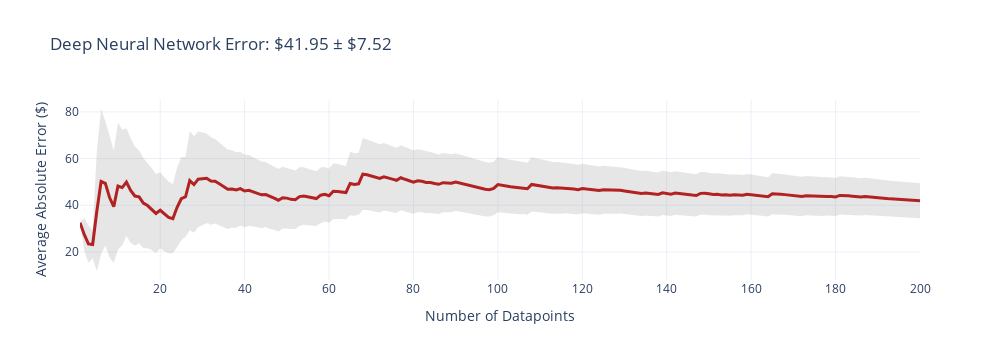
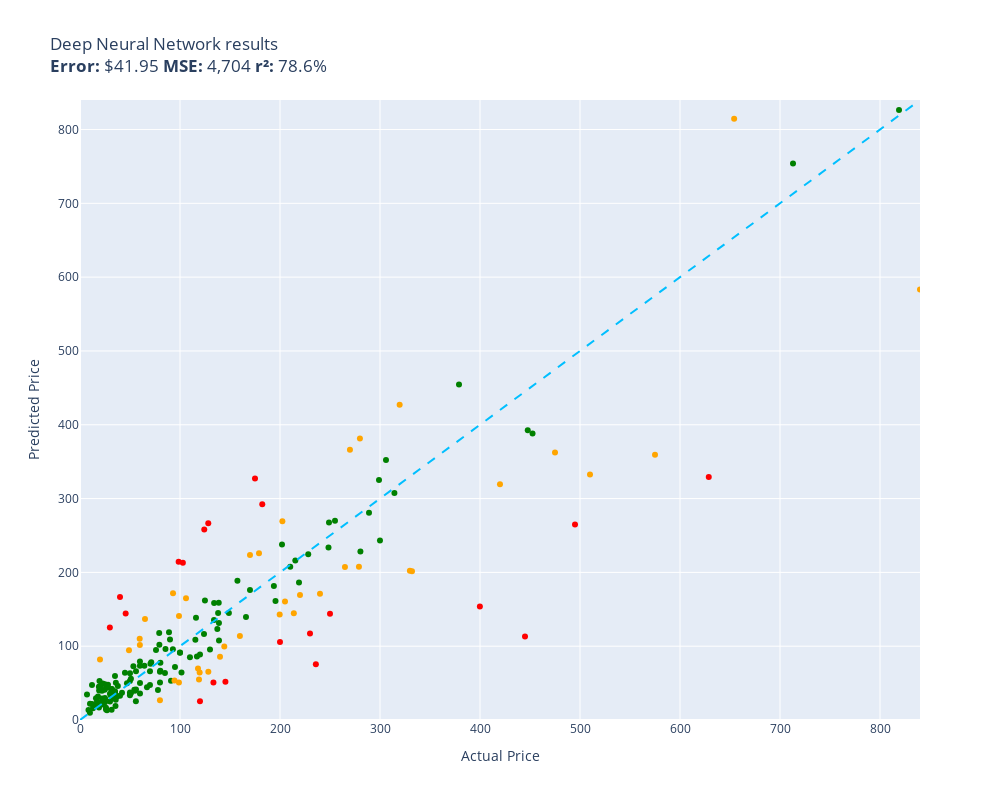

Write notebook code for charts like these, in order.
### Code cell
def deep_neural_network(item):
    return runner.inference(item)

evaluate(deep_neural_network, test)

### Figure 1 — Plotly figure (JSON) as saved in the notebook; plotly's stock layout.template omitted (floating-point values rounded to 4 significant figures; data arrays with more than 128 entries replaced by an {"elided": "..."} marker saying what was removed)
{"data": [{"fill": "toself", "fillcolor": "rgba(128,128,128,0.2)", "hoverinfo": "skip", "line": {"color": "rgba(255,255,255,0)"}, "name": "95% CI", "showlegend": false, "type": "scatter", "x": {"elided": "400 int values"}, "y": {"elided": "400 float values"}}, {"customdata": {"elided": "200x1 float values"}, "hovertemplate": "n=%{x}<br>Avg Error=$%{y:,.2f}<br>±95% CI=$%{customdata[0]:,.2f}<extra></extra>", "line": {"color": "firebrick", "width": 3}, "mode": "lines", "name": "Cumulative Avg Error", "type": "scatter", "x": {"elided": "200 int values"}, "y": {"elided": "200 float values"}}], "layout": {"height": 360, "showlegend": false, "title": {"text": "Deep Neural Network Error: $41.95 ± $7.52"}, "width": 1000, "xaxis": {"title": {"text": "Number of Datapoints"}}, "yaxis": {"title": {"text": "Average Absolute Error ($)"}}}}

### Figure 2 — Plotly figure (JSON) as saved in the notebook; plotly's stock layout.template omitted (floating-point values rounded to 4 significant figures; data arrays with more than 128 entries replaced by an {"elided": "..."} marker saying what was removed)
{"data": [{"customdata": {"elided": "141x1 str values"}, "hovertemplate": "%{customdata[0]}<extra></extra>", "legendgroup": "green", "marker": {"color": "green", "size": 6, "symbol": "circle"}, "mode": "markers", "name": "green", "orientation": "v", "showlegend": true, "type": "scatter", "x": {"elided": "141 float values"}, "xaxis": "x", "y": {"elided": "141 float values"}, "yaxis": "y"}, {"customdata": [["Stand for Raven Pro Document Scanner - P...\nGuess=$125.39 Actual=$29.85"], ["RBC12-UPC Replacement Battery Cartridge ...\nGuess=$117.22 Actual=$229.99"], ["SKB iSeries 3i-13096-6KP Case for BlackM...\nGuess=$327.12 Actual=$174.99"], ["Mini PC, Kinupute Desktop Computer E3-12...\nGuess=$264.75 Actual=$495.00"], ["Aolemi Oil Rubbed Bronze Single Function...\nGuess=$214.51 Actual=$98.65"], ["Wenger City Upgrade Laptop Backpack with...\nGuess=$51.72 Actual=$145.42"], ["MC: Pindicator (Dual Intensity Amber)\nGuess=$166.55 Actual=$40.00"], ["Sumerain S1339CM Double Handle Widesprea...\nGuess=$75.43 Actual=$235.86"], ["Poison Spyder 10-08-020 Rocker Knocker\nGuess=$329.22 Actual=$628.76"], ["Lighted Triangle Mirror Cabinet Bathroom...\nGuess=$113.22 Actual=$445.00"], ["Dell Optiplex 390 Desktop Computer i3 3....\nGuess=$258.20 Actual=$124.27"], ["Pidoko Kids Train Table, Grey with 90 Pc...\nGuess=$25.25 Actual=$119.97"], ["ANZO USA 111207 GMC SIERRA 99-06 / YUKON...\nGuess=$292.37 Actual=$182.28"], ["KOHLER K-1185540-CP Assembly-Slider\nGuess=$144.40 Actual=$45.67"], ["Canon Sure Shot 90u 35mm Date Camera\nGuess=$153.79 Actual=$399.89"], ["GENUINE VOLVO THERMOSTAT (3.0, 3.2) S60 ...\nGuess=$213.16 Actual=$102.85"], ["Universal Power Group 12V 100Ah Sealed L...\nGuess=$105.55 Actual=$199.99"], ["ROHL WSGUM3018WH Wire Sink Grids, White\nGuess=$266.41 Actual=$128.28"], ["Music Hall pa15.3 MM/MC Phono Preamplifi...\nGuess=$144.11 Actual=$250.00"], ["Targus CityGear Durable Backpack, Black,...\nGuess=$50.89 Actual=$133.43"]], "hovertemplate": "%{customdata[0]}<extra></extra>", "legendgroup": "red", "marker": {"color": "red", "size": 6, "symbol": "circle"}, "mode": "markers", "name": "red", "orientation": "v", "showlegend": true, "type": "scatter", "x": [29.85, 230.0, 175.0, 495.0, 98.65, 145.4, 40.0, 235.9, 628.8, 445.0, 124.3, 120.0, 182.3, 45.67, 399.9, 102.8, 200.0, 128.3, 250.0, 133.4], "xaxis": "x", "y": [125.4, 117.2, 327.1, 264.7, 214.5, 51.72, 166.6, 75.43, 329.2, 113.2, 258.2, 25.25, 292.4, 144.4, 153.8, 213.2, 105.6, 266.4, 144.1, 50.89], "yaxis": "y"}, {"customdata": [["SuppliesOutlet Compatible Toner Cartridg...\nGuess=$99.60 Actual=$144.29"], ["Pump Head TBVECHI 175PSI 4KW 5.5HP 21CFM...\nGuess=$202.07 Actual=$329.90"], ["PEMP E65 E66 CDC Simulate Optical Fiber ...\nGuess=$54.99 Actual=$119.00"], ["Bam Trekking 3027SB Single Black Clarine...\nGuess=$201.62 Actual=$332.00"], ["Clementoni 39132.5 Jigsaw Puzzle 1,000 P...\nGuess=$26.64 Actual=$79.95"], ["10GBase-LR SFP+ Transceiver, Handar 10GB...\nGuess=$81.87 Actual=$19.99"], ["GanFindX Portable Car Hand Controls for ...\nGuess=$113.78 Actual=$159.90"], ["Evergreen HSHB2005 Cylinder Head Gasket ...\nGuess=$110.19 Actual=$59.69"], ["Travelpro Platinum Elite Slim Business L...\nGuess=$144.77 Actual=$213.83"], ["JRready ST6313 DT Deutsch Connector Kit,...\nGuess=$142.82 Actual=$199.68"], ["Dakota Alert MURS Alert Probe Sensor - M...\nGuess=$169.46 Actual=$219.99"], ["KOHLER 18865-CP Filtered Water Faucet, P...\nGuess=$362.36 Actual=$475.00"], ["Fjallraven, Kanken Laptop 15\" Backpack f...\nGuess=$64.24 Actual=$119.65"], ["Evan-Fischer Front Bumper Cover Compatib...\nGuess=$269.43 Actual=$202.38"], ["VLAND LED Smoked Taillights Compatible F...\nGuess=$171.18 Actual=$239.99"], ["Trail Gear Twin Stick Kit for Top Shift ...\nGuess=$381.22 Actual=$279.92"], ["Marvel Legends Series X-Men 6-Inch Archa...\nGuess=$50.72 Actual=$98.95"], ["Aeromotive 13304 Regulator, X1 Adjustabl...\nGuess=$366.24 Actual=$269.95"], ["Walker Exhaust Ultra EPA 16478 Direct Fi...\nGuess=$359.45 Actual=$574.99"], ["LSI Broadcom SAS 9300-8i 8-port 12Gb/s S...\nGuess=$69.89 Actual=$118.00"], ["DuraGo 29515020 Front Hub Assembly\nGuess=$65.34 Actual=$128.34"], ["Ibanez M510OVS Acoustic Mandolin in Vint...\nGuess=$223.61 Actual=$169.99"], ["Hp Pavilion P7-1257c Motherboard Aahd3-h...\nGuess=$101.76 Actual=$59.86"], ["Auertech Portable Washing Machine, 14lbs...\nGuess=$141.00 Actual=$98.99"], ["18 Inch White Undermount Kitchen Sink - ...\nGuess=$226.04 Actual=$179.00"], ["UPR Mach 1 Chin Spoiler Fits 94-98 Musta...\nGuess=$136.96 Actual=$64.99"], ["SP Air Corporation SP-8102BU 1/4-Inch He...\nGuess=$160.52 Actual=$204.99"], ["Competition Clutch Disc and Pressure Pla...\nGuess=$332.68 Actual=$510.00"], ["APS iBoard (304 Stainless Steel Polished...\nGuess=$207.30 Actual=$264.95"], ["KUNFINE Android Radio CarPlay & Android ...\nGuess=$165.03 Actual=$106.00"], ["StonKraft Brass Chess Board Game Set wit...\nGuess=$85.62 Actual=$140.00"], ["VIPMOTOZ Sequential Turn Signal Premium ...\nGuess=$207.58 Actual=$278.94"], ["A-Premium Front Suspension Steering Knuc...\nGuess=$94.37 Actual=$48.99"], ["Venom Power Terra Hunter R/T+ R/T All-Te...\nGuess=$427.10 Actual=$319.65"], ["Dell XPS 13 9343-2727SLV 13.3\" Full HD S...\nGuess=$583.12 Actual=$839.99"], ["Pacific Drums PDCM1618TTRB 16 x 18 Inche...\nGuess=$319.29 Actual=$419.99"], ["Samsung DA97-07603B Freezer Ice Maker As...\nGuess=$171.65 Actual=$93.02"], ["Intex River Run Connect Lounge (Four)\nGuess=$53.63 Actual=$94.49"], ["Empava 24\" Single Wall Ovens 10 Cooking ...\nGuess=$814.69 Actual=$654.14"]], "hovertemplate": "%{customdata[0]}<extra></extra>", "legendgroup": "orange", "marker": {"color": "orange", "size": 6, "symbol": "circle"}, "mode": "markers", "name": "orange", "orientation": "v", "showlegend": true, "type": "scatter", "x": [144.3, 329.9, 119.0, 332.0, 79.95, 19.99, 159.9, 59.69, 213.8, 199.7, 220.0, 475.0, 119.7, 202.4, 240.0, 279.9, 98.95, 269.9, 575.0, 118.0, 128.3, 170.0, 59.86, 98.99, 179.0, 64.99, 205.0, 510.0, 264.9, 106.0, 140.0, 278.9, 48.99, 319.6, 840.0, 420.0, 93.02, 94.49, 654.1], "xaxis": "x", "y": [99.6, 202.1, 54.99, 201.6, 26.64, 81.87, 113.8, 110.2, 144.8, 142.8, 169.5, 362.4, 64.24, 269.4, 171.2, 381.2, 50.72, 366.2, 359.5, 69.89, 65.34, 223.6, 101.8, 141.0, 226.0, 137.0, 160.5, 332.7, 207.3, 165.0, 85.62, 207.6, 94.37, 427.1, 583.1, 319.3, 171.6, 53.63, 814.7], "yaxis": "y"}, {"hoverinfo": "skip", "line": {"color": "deepskyblue", "dash": "dash", "width": 2}, "mode": "lines", "name": "y = x", "showlegend": false, "type": "scatter", "x": [0, 840.0], "y": [0, 840.0]}], "layout": {"height": 800, "legend": {"title": {"text": "color"}, "tracegroupgap": 0}, "showlegend": false, "title": {"text": "Deep Neural Network results<br><b>Error:</b> $41.95 <b>MSE:</b> 4,704 <b>r²:</b> 78.6%"}, "width": 1000, "xaxis": {"anchor": "y", "domain": [0, 1], "range": [0, 840.0], "title": {"text": "Actual Price"}}, "yaxis": {"anchor": "x", "domain": [0, 1], "range": [0, 840.0], "title": {"text": "Predicted Price"}}}}
